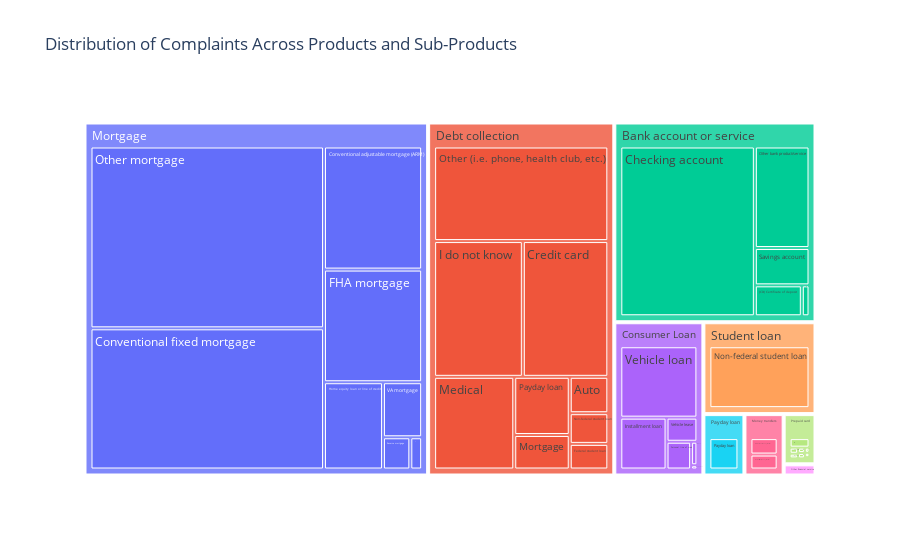

Notebook source saved alongside this figure:
### Markdown cell above
From the visualization, it appears that the most common company response to consumers is "Closed with explanation," indicating that companies often provide explanations or resolutions to consumer complaints. Additionally, a majority of responses are timely, suggesting that companies strive to address complaints promptly. However, it's notable that a significant portion of consumers do not dispute the resolutions provided by the companies, indicating a level of satisfaction or acceptance with the outcomes.

The prevalence of "Closed with explanation" as the most common company response implies that many complaints may arise from misunderstandings or miscommunication regarding bank services. By providing explanations, financial institutions aim to clarify misunderstandings and address consumer concerns, suggesting a focus on improving communication and transparency to enhance customer satisfaction.

### Code cell
import plotly.express as px

# Create a choropleth map for the distribution of complaints across states
state_complaints = df['state'].value_counts().reset_index()
state_complaints.columns = ['state', 'complaints']

fig = px.choropleth(state_complaints, 
                    locations='state', 
                    locationmode='USA-states', 
                    scope='usa',
                    color='complaints', 
                    hover_name='state', 
                    color_continuous_scale='Blues',
                    title='Distribution of Complaints Across States')
fig.show()

# Create a treemap for the distribution of complaints across products and sub-products
product_complaints = df.groupby(['product', 'sub_product']).size().reset_index(name='complaints')
fig = px.treemap(product_complaints, 
                 path=['product', 'sub_product'], 
                 values='complaints', 
                 title='Distribution of Complaints Across Products and Sub-Products')
fig.show()

### Figure 1 — Plotly figure (JSON) as saved in the notebook; plotly's stock layout.template omitted (floating-point values rounded to 4 significant figures)
{"data": [{"branchvalues": "total", "domain": {"x": [0, 1], "y": [0, 1]}, "hovertemplate": "labels=%{label}<br>complaints=%{value}<br>parent=%{parent}<br>id=%{id}<extra></extra>", "ids": ["Bank account or service/(CD) Certificate of deposit", "Debt collection/Auto", "Bank account or service/Cashing a check without an account", "Other financial service/Check cashing", "Bank account or service/Checking account", "Mortgage/Conventional adjustable mortgage (ARM)", "Mortgage/Conventional fixed mortgage", "Debt collection/Credit card", "Other financial service/Credit repair", "Other financial service/Debt settlement", "Money transfers/Domestic (US) money transfer", "Prepaid card/Electronic Benefit Transfer / EBT card", "Mortgage/FHA mortgage", "Debt collection/Federal student loan", "Other financial service/Foreign currency exchange", "Prepaid card/General purpose card", "Prepaid card/Gift or merchant card", "Prepaid card/Government benefit payment card", "Mortgage/Home equity loan or line of credit", "Debt collection/I do not know", "Prepaid card/ID prepaid card", "Consumer Loan/Installment loan", "Money transfers/International money transfer", "Debt collection/Medical", "Prepaid card/Mobile wallet", "Other financial service/Money order", "Debt collection/Mortgage", "Debt collection/Non-federal student loan", "Student loan/Non-federal student loan", "Debt collection/Other (i.e. phone, health club, etc.)", "Bank account or service/Other bank product/service", "Mortgage/Other mortgage", "Prepaid card/Other special purpose card", "Consumer Loan/Pawn loan", "Debt collection/Payday loan", "Payday loan/Payday loan", "Prepaid card/Payroll card", "Consumer Loan/Personal line of credit", "Other financial service/Refund anticipation check", "Mortgage/Reverse mortgage", "Bank account or service/Savings account", "Mortgage/Second mortgage", "Consumer Loan/Title loan", "Prepaid card/Transit card", "Other financial service/Travelerâs/Cashierâs checks", "Mortgage/VA mortgage", "Consumer Loan/Vehicle lease", "Consumer Loan/Vehicle loan", "Bank account or service", "Consumer Loan", "Debt collection", "Money transfers", "Mortgage", "Other financial service", "Payday loan", "Prepaid card", "Student loan"], "labels": ["(CD) Certificate of deposit", "Auto", "Cashing a check without an account", "Check cashing", "Checking account", "Conventional adjustable mortgage (ARM)", "Conventional fixed mortgage", "Credit card", "Credit repair", "Debt settlement", "Domestic (US) money transfer", "Electronic Benefit Transfer / EBT card", "FHA mortgage", "Federal student loan", "Foreign currency exchange", "General purpose card", "Gift or merchant card", "Government benefit payment card", "Home equity loan or line of credit", "I do not know", "ID prepaid card", "Installment loan", "International money transfer", "Medical", "Mobile wallet", "Money order", "Mortgage", "Non-federal student loan", "Non-federal student loan", "Other (i.e. phone, health club, etc.)", "Other bank product/service", "Other mortgage", "Other special purpose card", "Pawn loan", "Payday loan", "Payday loan", "Payroll card", "Personal line of credit", "Refund anticipation check", "Reverse mortgage", "Savings account", "Second mortgage", "Title loan", "Transit card", "Travelerâs/Cashierâs checks", "VA mortgage", "Vehicle lease", "Vehicle loan", "Bank account or service", "Consumer Loan", "Debt collection", "Money transfers", "Mortgage", "Other financial service", "Payday loan", "Prepaid card", "Student loan"], "name": "", "parents": ["Bank account or service", "Debt collection", "Bank account or service", "Other financial service", "Bank account or service", "Mortgage", "Mortgage", "Debt collection", "Other financial service", "Other financial service", "Money transfers", "Prepaid card", "Mortgage", "Debt collection", "Other financial service", "Prepaid card", "Prepaid card", "Prepaid card", "Mortgage", "Debt collection", "Prepaid card", "Consumer Loan", "Money transfers", "Debt collection", "Prepaid card", "Other financial service", "Debt collection", "Debt collection", "Student loan", "Debt collection", "Bank account or service", "Mortgage", "Prepaid card", "Consumer Loan", "Debt collection", "Payday loan", "Prepaid card", "Consumer Loan", "Other financial service", "Mortgage", "Bank account or service", "Mortgage", "Consumer Loan", "Prepaid card", "Other financial service", "Mortgage", "Consumer Loan", "Consumer Loan", "", "", "", "", "", "", "", "", ""], "type": "treemap", "values": [2775, 2504, 454, 154, 43629, 20878, 56997, 20695, 53, 139, 1750, 5, 19107, 1762, 39, 1151, 224, 221, 8896, 21475, 144, 5257, 1923, 13244, 235, 69, 3415, 2110, 15722, 29380, 10599, 73400, 121, 59, 5757, 3846, 312, 1496, 38, 1523, 3894, 658, 324, 30, 50, 3726, 1630, 12072, 61351, 20838, 100342, 3673, 185185, 542, 3846, 2443, 15722]}], "layout": {"legend": {"tracegroupgap": 0}, "title": {"text": "Distribution of Complaints Across Products and Sub-Products"}}}
